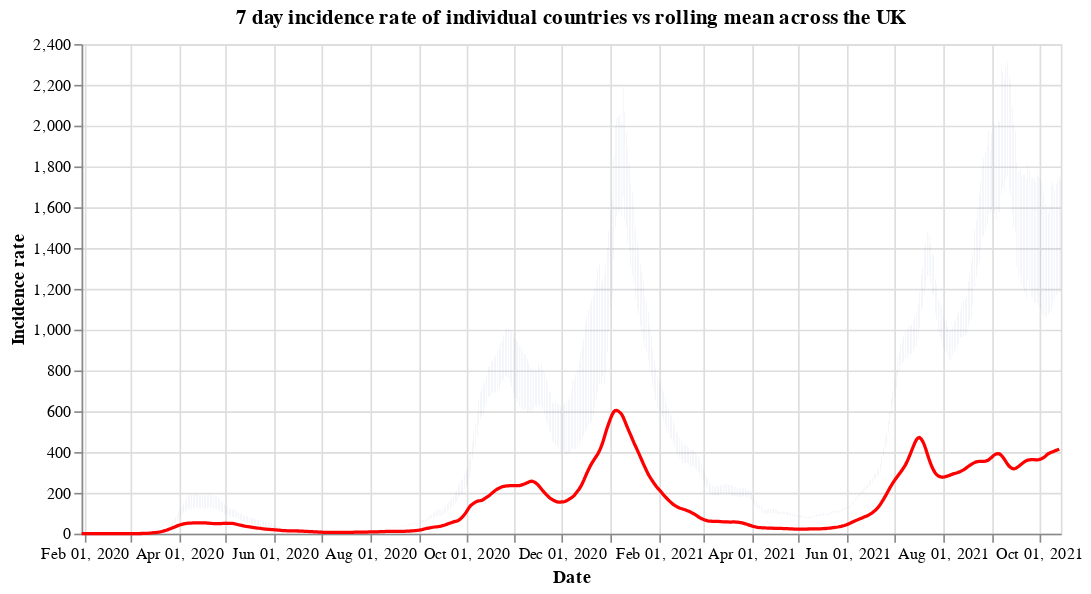

Write notebook code for a chart like this one.
### Code cell
#collapse
countries = uk_cases['areaName'].unique()
countries.sort()

selection = alt.selection_single(
    name='Select',
    fields=['areaName'],
    init={'areaName': 'Wales'},
    bind={'areaName': alt.binding_select(options=countries)}
)

# scatter plot, modify opacity based on selection
bars = alt.Chart(uk_cases).mark_bar().add_selection(
    selection
).encode(
    x=alt.X("yearmonthdate(date):T", axis=alt.Axis(title='Date')),
    y=alt.Y("weeklyCasesRate:Q", axis=alt.Axis(title='Incidence rate')),
    tooltip='weeklyCasesRate:Q',
    opacity=alt.condition(selection, alt.value(1), alt.value(0))
).properties(title=f'7 day incidence rate of individual countries vs rolling mean across the UK', width=600)

line = alt.Chart(overview_cases).mark_line(
    color='red',
    size=2,
).transform_window(
    rolling_mean='mean(weeklyCasesRate)',
    frame=[0, 7]
).encode(
    x='yearmonthdate(date):T',
    y='rolling_mean:Q'
)

alt.layer(bars, line)

### Figure 1 — Vega-Lite specification as saved in the notebook (floating-point values rounded to 4 significant figures; data arrays with more than 128 entries replaced by an {"elided": "..."} marker saying what was removed)
{"config": {"view": {"continuousWidth": 400, "continuousHeight": 300}}, "layer": [{"data": {"name": "data-fece3a7531c0251be88392a14044b095"}, "mark": "bar", "encoding": {"opacity": {"condition": {"value": 1, "selection": "Select"}, "value": 0}, "tooltip": {"type": "quantitative", "field": "weeklyCasesRate"}, "x": {"type": "temporal", "axis": {"title": "Date"}, "field": "date", "timeUnit": "yearmonthdate"}, "y": {"type": "quantitative", "axis": {"title": "Incidence rate"}, "field": "weeklyCasesRate"}}, "selection": {"Select": {"type": "single", "fields": ["areaName"], "init": {"areaName": "Wales"}, "bind": {"areaName": {"input": "select", "options": ["England", "Northern Ireland", "Scotland", "Wales"]}}}}, "title": "7 day incidence rate of individual countries vs rolling mean across the UK", "width": 600}, {"data": {"name": "data-2ee8785dfdc498f8fb5bda34fba8a4f8"}, "mark": {"type": "line", "color": "red", "size": 2}, "encoding": {"x": {"type": "temporal", "field": "date", "timeUnit": "yearmonthdate"}, "y": {"type": "quantitative", "field": "rolling_mean"}}, "transform": [{"window": [{"op": "mean", "field": "weeklyCasesRate", "as": "rolling_mean"}], "frame": [0, 7]}]}], "$schema": "https://vega.github.io/schema/vega-lite/v4.8.1.json", "datasets": {"data-fece3a7531c0251be88392a14044b095": {"elided": "2404 records"}, "data-2ee8785dfdc498f8fb5bda34fba8a4f8": {"elided": "624 records"}}}
